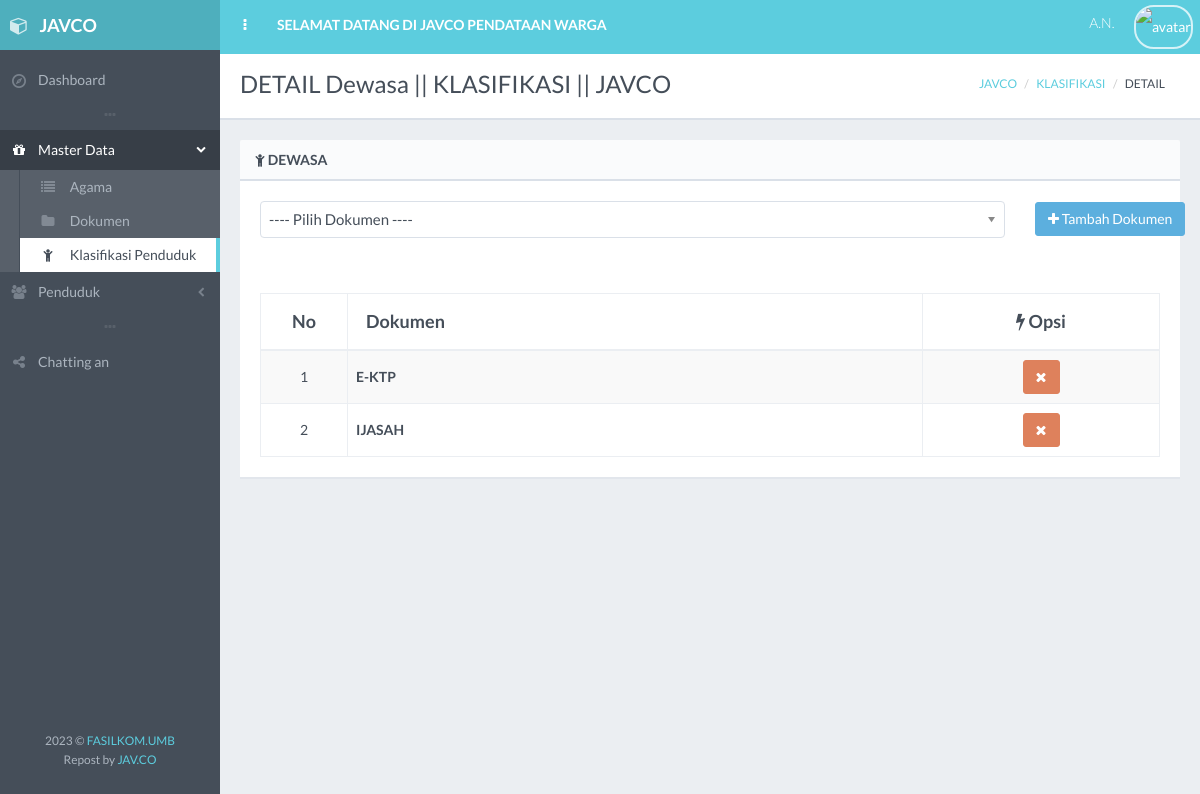
Page /klasifikasi/detail.php?detail=K3 on the committed database.
### tables this page shows
CREATE TABLE `klasifikasi` (
  `id_klasifikasi` varchar(10) NOT NULL DEFAULT '',
  `nama_klasifikasi` varchar(50) DEFAULT NULL,
  `status` int(1) DEFAULT NULL
);

CREATE TABLE `klasifikasi_dokumen` (
  `id_klasifikasi` varchar(5) NOT NULL,
  `id_dokumen` varchar(5) NOT NULL
);

CREATE TABLE `dokumen` (
  `id_dokumen` varchar(30) NOT NULL,
  `nama_dokumen` varchar(50) DEFAULT NULL,
  `status` int(1) DEFAULT NULL
);

### koneksi.php (called while the page is built)
<?php
$_mysqli = new mysqli("localhost", "root", "", "pendataan-penduduk");
return $_mysqli;

### klasifikasi/klasifikasi.php (called while the page is built, shortened)
<?php
class Klasifikasi
{
    public function detail_klasifikasi(){
        include ('../koneksi.php');
        $id_klasifikasi = $_GET['detail'];
        $klasifikasi = $_mysqli->query("SELECT * FROM klasifikasi , dokumen, klasifikasi_dokumen
                                        WHERE klasifikasi.id_klasifikasi = klasifikasi_dokumen.id_klasifikasi
                                        AND dokumen.id_dokumen = klasifikasi_dokumen.id_dokumen
                                        AND klasifikasi.id_klasifikasi = '$id_klasifikasi'");
        return $klasifikasi;
    }
    public function get_judul(){
        include ('../koneksi.php');
        $id_klasifikasi = $_GET['detail'];
        $j = $_mysqli->query("SELECT nama_klasifikasi FROM klasifikasi
                                        WHERE id_klasifikasi = '$id_klasifikasi'");
        $judul = mysqli_fetch_array($j);
        return $judul;
    }
    public function get_dokumen(){
        include ('../koneksi.php');
        $dokumen = $_mysqli->query("SELECT * FROM dokumen");
        return $dokumen;
    }
}
 ?>

### klasifikasi/detail.php (the view, shortened to what this page needs)
<!DOCTYPE html>
<?php
include ('klasifikasi.php');
$new = new Klasifikasi();
if (isset($_GET['detail'])) {
    $detail = $new->detail_klasifikasi();
    $judul = $new->get_judul();
}
$title = "DETAIL ".$judul['nama_klasifikasi']." || KLASIFIKASI || JAVCO";
 ?>
 <html class="no-js" lang="en">
    <head>
        <link rel="stylesheet" href="../assets/css/bootstrap.min.css">
        <link rel="stylesheet" href="../assets/css/plugins.css">
        <link rel="stylesheet" href="../assets/css/main.css">
        <link rel="stylesheet" href="../assets/css/themes.css">
    </head>
    <body>
        <div id="page-wrapper" class="page-loading">
            <div id="page-container" class="header-fixed-top sidebar-visible-lg-full">
                <div id="main-container">
                    <header class="navbar navbar-inverse navbar-fixed-top">
                        <ul class="nav navbar-nav-custom">
                            <li>
                                <a href="javascript:void(0)" onclick="App.sidebar('toggle-sidebar');this.blur();">
                                    <i class="fa fa-ellipsis-v fa-fw animation-fadeInRight" id="sidebar-toggle-mini"></i>
                                </a>
                            </li>
                            <li class="hidden-xs animation-fadeInQuick">
                                <a href="../pilihan.php"><strong>SELAMAT DATANG DI JAVCO PENDATAAN WARGA</strong></a>
                            </li>
                        </ul>
                    </header>
                    <div id="page-content">
                        <div class="content-header">
                            <div class="row">
                                <div class="col-sm-6">
                                    <div class="header-section">
                                        <h1><?php echo $title; ?></h1>
                                    </div>
                                </div>
                                <div class="col-sm-6 hidden-xs">
                                    <div class="header-section">
                                        <ul class="breadcrumb breadcrumb-top">
                                            <li><a href="../dashboard">JAVCO</a></li>
                                            <li><a href="../pilihan.php?menu=3">KLASIFIKASI</a></li>
                                            <li>DETAIL</li>
                                        </ul>
                                    </div>
                                </div>
                            </div>
                        </div>
                        <div class="block full">
                            <div class="block-title">
                                <h2><i class="fa fa-child sidebar-nav-icon"></i> <?php echo $judul['nama_klasifikasi']; ?></h2>
                            </div>
                            <div class="row">
                            <form action="" method="post">
                            <div class="form-group col-md-10">
                                <select id="example-chosen" name="id_dokumen" class="select-chosen" required="Pilih Dokumen Dulu">
                                    <option value=""> ---- Pilih Dokumen ---- </option>
                                </select>
                            </div>
                            <div class="col-md-2">
                            <button type="submit" class="btn btn-effect-ripple btn-info" name="tambah_dokumen"><i class="fa fa-plus"></i> Tambah Dokumen</a>
                            </form>
                            </div>
                            </div>
                            <br>
                            <br>
                            <div class="table-responsive">
                                <table id="example-datatable" class="table table-striped table-bordered table-vcenter">
                                    <thead>
                                        <tr>
                                            <th class="text-center" style="width: 50px;">No</th>
                                            <th>Dokumen</th>
                                            <th style="width: 200px" class="text-center" style="width: 75px;"><i class="fa fa-flash"></i> Opsi</th>
                                        </tr>
                                    </thead>
                                    <tbody>
                                    <?php $no=0; foreach ($detail as $row): $no++?>
                                        <tr>
                                            <td class="text-center"><?php echo $no; ?></td>
                                            <td><strong><?php echo $row['nama_dokumen'];?></strong></td>
                                            <td class="text-center">
                                                <form action="?hapus_dokumen=<?php echo $row['id_dokumen']; ?>" method ="post">
                                                <button type="submit" onclick="return confirm('Apakah Anda Yakin Ingin Menghapus <?php echo $row['nama_dokumen'] ?> ?');" data-toggle="tooltip" title="Delete <?php echo $row['nama_dokumen']?>" class="btn btn-effect-ripple btn-danger"><i class="fa fa-times"></i></button>
                                                </form>
                                            </td>
                                        </tr>
                                    <?php endforeach; ?>
                                    </tbody>
                                </table>
                            </div>
                        </div>
                    </div>
                </div>
            </div>
    </body>
</html>

### rows in the picture
klasifikasi: nama_klasifikasi "DETAIL Dewasa || KLASIFIKASI || JAVCO", nama_klasifikasi "DEWASA"
klasifikasi_dokumen: id_dokumen.nama_dokumen "E-KTP"
klasifikasi_dokumen: id_dokumen.nama_dokumen "IJASAH"
